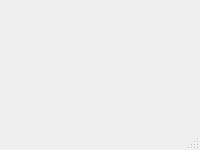
<?xml version="1.0" encoding="UTF-8"?>
<ui version="4.0">
 <class>MainWindow</class>
 <widget class="QMainWindow" name="MainWindow">
  <property name="geometry">
   <rect>
    <x>0</x>
    <y>0</y>
    <width>200</width>
    <height>150</height>
   </rect>
  </property>
  <property name="windowTitle">
   <string>QPainter</string>
  </property>
  <widget class="QWidget" name="centralwidget"/>
  <widget class="QMenuBar" name="menubar">
   <property name="geometry">
    <rect>
     <x>0</x>
     <y>0</y>
     <width>200</width>
     <height>23</height>
    </rect>
   </property>
  </widget>
  <widget class="QStatusBar" name="statusbar"/>
 </widget>
 <resources/>
 <connections/>
</ui>
